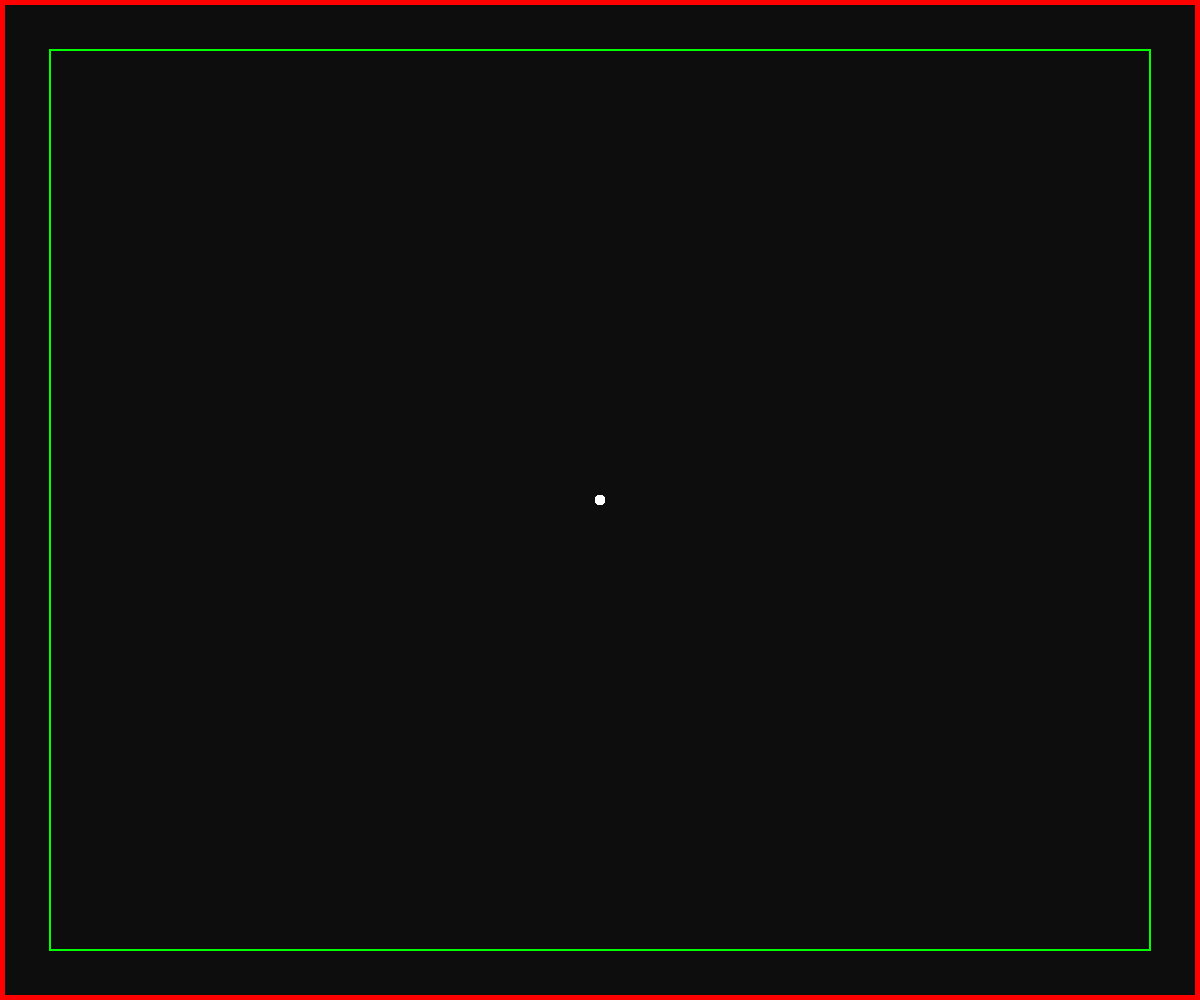
Frame 1 (no input)
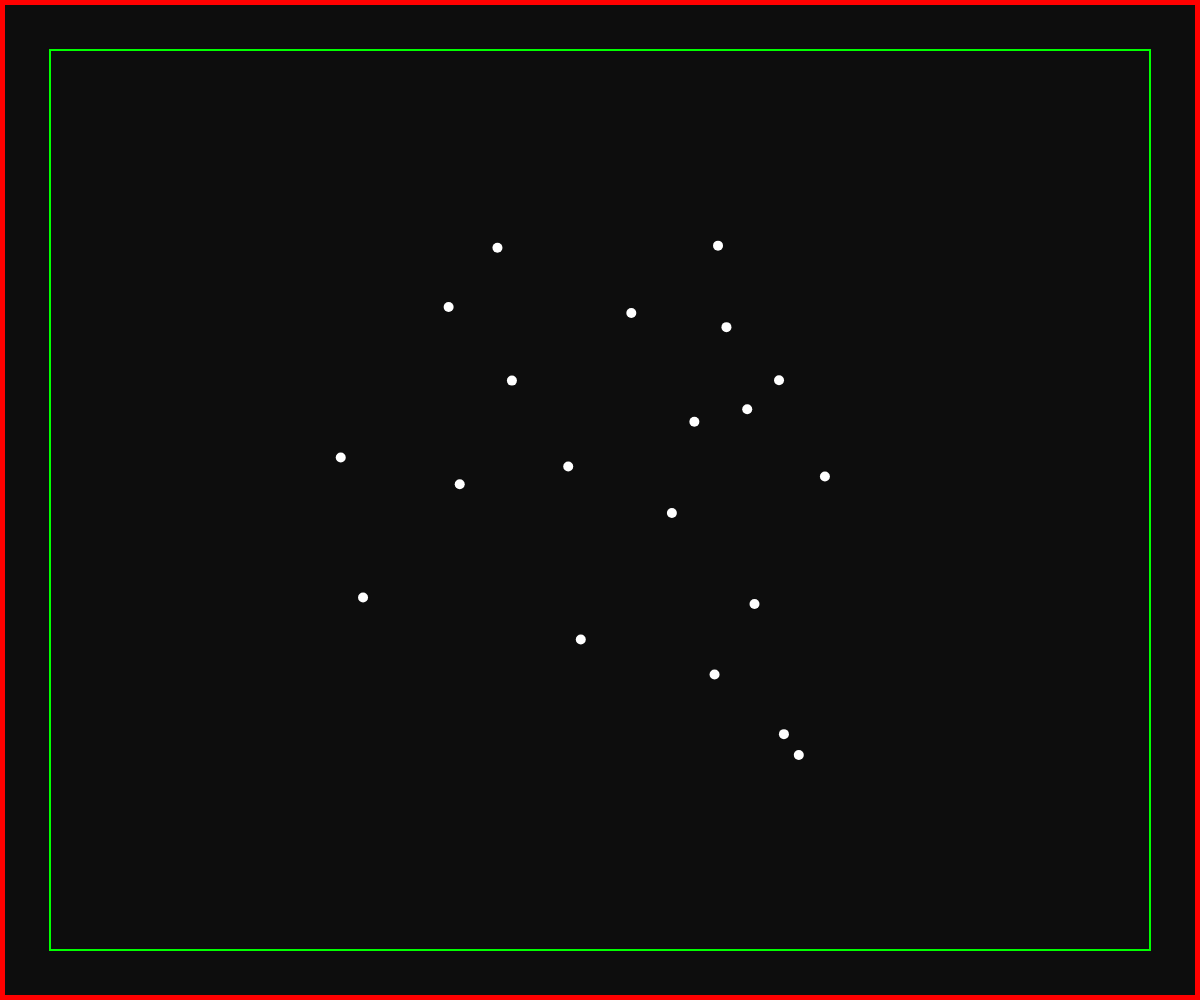
Frame 60 (no input)
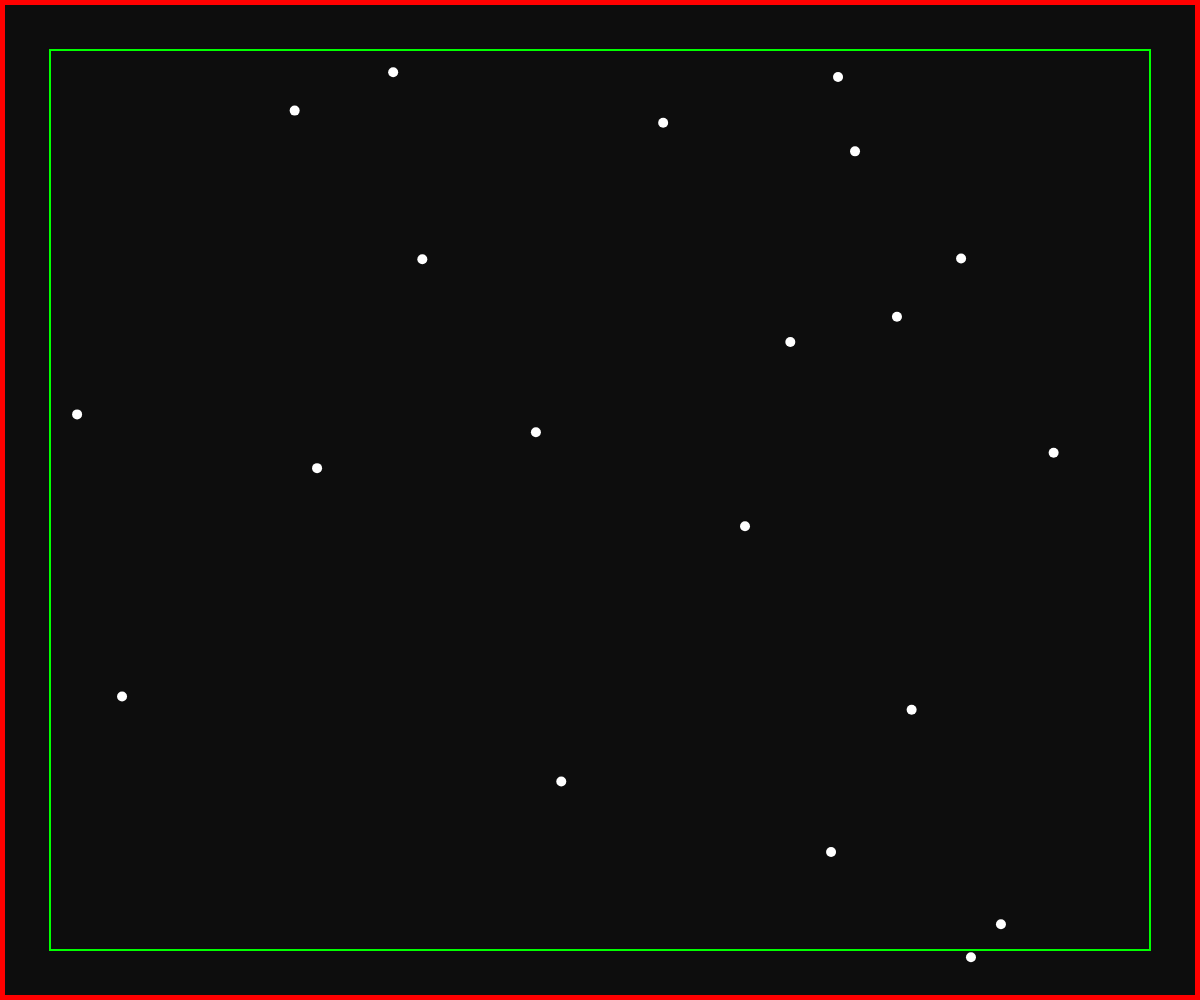
Frame 120 (the mouse pressed at the canvas centre since frame 60)

The p5.js sketch that drew these frames (run headless with seeded random() and noise() and a simulated clock; from frame 60 on, the mouse is pressed at the canvas centre):

// p5.js sketch
// ── sketch.js
let boids = [];
let border = 50;

function instantiateBoids(num, _boid) {
  for(let i = 0 ; i < num ; i++) {
    let b = new boid(width/2, height/2, random(-5,5), random(-5,5))
    boids.push(b);
  }
}

function setup() {
  createCanvas(windowWidth,windowHeight);
  stroke(255);
  strokeWeight(10);
  instantiateBoids(20, boid)
}

function draw() {
  background(13);
  for(let i = 0 ; i < boids.length ; i++) {
    point(boids[i].x,boids[i].y);
    updateBoid(boids[i]);
    boisBorder(boids[i]);
    boisCohesion(boids[i], boids);
  }
}

function boisCohesion(_boid, boidArr=[]) {
  //find boids in close proximity!
  let cohesionRange = 100;
  let boidsInProximity = [];

  for(let i = 0; i < boidArr.length;  i++) {
    if(dist(_boid.x, _boid.y, boidArr[i].x, boidArr[i].y) < cohesionRange) {
      boidsInProximity.push(boidArr[i]);
    }
  }
}

function updateBoid(_boid) {
  _boid.x += _boid.dx;
  _boid.y += _boid.dy;
}

function boisBorder(_boid) {
  stroke(255,0,0);
  noFill();
  rect(0,0,width,height);
  strokeWeight(2);
  stroke(0,255,0);
  noFill();
  rect(0+border,0+border,width -(border*2),height-(border*2));
  stroke(255);
  strokeWeight(10);

  if(_boid.x <= border) {
    _boid.dx++;
  }
  if(_boid.y <= border) {
    _boid.dy++;
  }
  if(_boid.x >= width - border) {
    _boid.dx--;
  }
  if(_boid.y >= height - border) {
    _boid.dy--;
  }
}

class boid {
  constructor(x, y, dx, dy) {
    this.x = x;
    this.y = y;
    this.dx = dx;
    this.dy = dy;
  }
}
